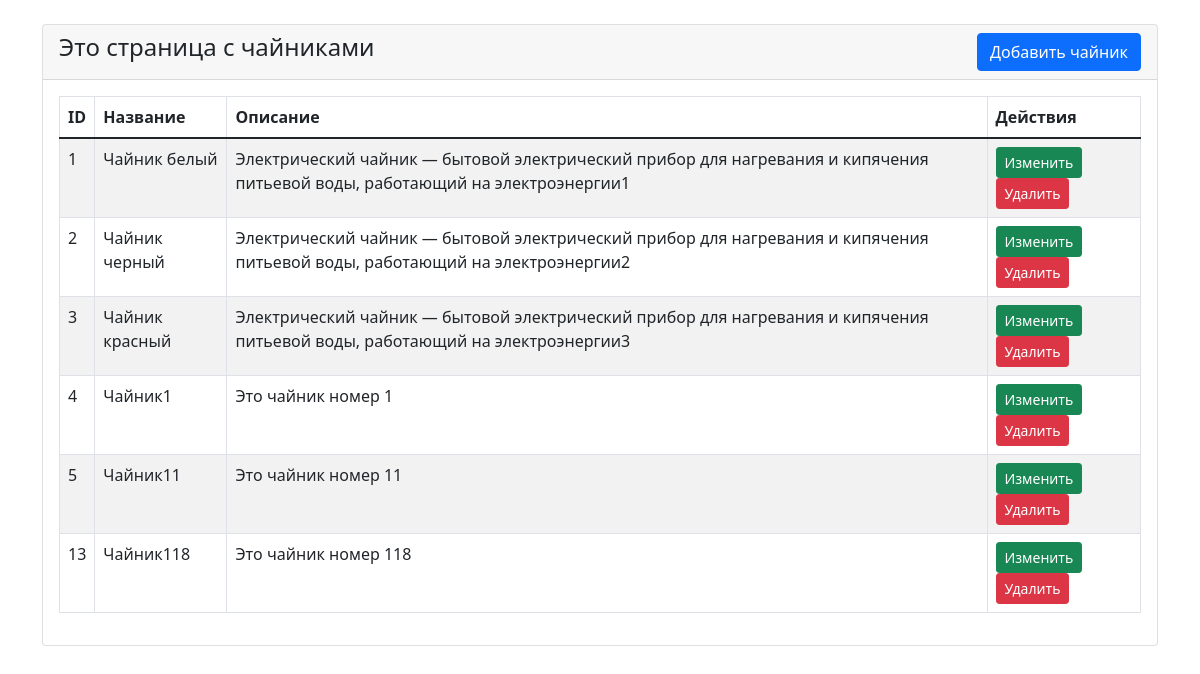
The page / on the database its author committed.
### tables this page shows
CREATE TABLE `teapot` (
  `id` int NOT NULL,
  `name` varchar(191) NOT NULL,
  `description` varchar(191) NOT NULL
);

### index.php (the view, shortened to what this page needs)
<!doctype html>
<html lang="en">
  <head>
    <link href="https://cdn.jsdelivr.net/npm/bootstrap@5.1.3/dist/css/bootstrap.min.css" rel="stylesheet">
    <link rel="stylesheet" href="//cdn.jsdelivr.net/npm/alertifyjs@1.13.1/build/css/alertify.min.css"/>
</head>
<body>
<div class="container mt-4">
    <div class="row">
        <div class="col-md-12">
            <div class="card">
                <div class="card-header">
                    <h4>Это страница с чайниками
                        <button type="button" class="btn btn-primary float-end" data-bs-toggle="modal" data-bs-target="#teaAddModal">
                            Добавить чайник
                        </button>
                    </h4>
                </div>
                <div class="card-body">
                    <table id="myTable" class="table table-bordered table-striped">
                        <thead>
                            <tr>
                                <th>ID</th>
                                <th>Название</th>
                                <th>Описание</th>
                                <th>Действия</th>
                            </tr>
                        </thead>
                        <tbody>
                            <?php
                            require 'dbcon.php';
                            $query = "SELECT * FROM teapot";
                            $query_run = mysqli_query($con, $query);
                            if(mysqli_num_rows($query_run) > 0)
                            {
                                foreach($query_run as $tea)
                                {
                                    ?>
                                    <tr>
                                        <td><?= $tea['id'] ?></td>
                                        <td><?= $tea['name'] ?></td>
                                        <td><?= $tea['description'] ?></td>
                                        <td>
                                            <button type="button" value="<?=$tea['id'];?>" class="editTeaBtn btn btn-success btn-sm">Изменить</button>
                                            <button type="button" value="<?=$tea['id'];?>" class="deleteTeaBtn btn btn-danger btn-sm">Удалить</button>
                                        </td>
                                    </tr>
                                    <?php
                                }
                            }
                            ?>
                        </tbody>
                    </table>
                </div>
            </div>
        </div>
    </div>
</div>
</body>
</html>

### rows shown on the page
teapot: id "1", name "Чайник белый", description "Электрический чайник — бытовой электрический прибор для нагревания и кипячения питьевой воды, работающий на электроэнергии1"
teapot: id "2", name "Чайник черный", description "Электрический чайник — бытовой электрический прибор для нагревания и кипячения питьевой воды, работающий на электроэнергии2"
teapot: id "3", name "Чайник красный", description "Электрический чайник — бытовой электрический прибор для нагревания и кипячения питьевой воды, работающий на электроэнергии3"
teapot: id "4", name "Чайник1", description "Это чайник номер 1"
teapot: id "5", name "Чайник11", description "Это чайник номер 11"
teapot: id "13", name "Чайник118", description "Это чайник номер 118"
